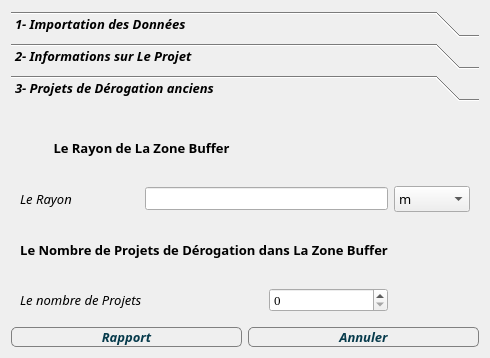
<?xml version="1.0" encoding="UTF-8"?>
<ui version="4.0">
 <class>DerogationDialogBase</class>
 <widget class="QDialog" name="DerogationDialogBase">
  <property name="geometry">
   <rect>
    <x>0</x>
    <y>0</y>
    <width>490</width>
    <height>358</height>
   </rect>
  </property>
  <property name="font">
   <font>
    <family>Niagara Engraved</family>
   </font>
  </property>
  <property name="windowTitle">
   <string>Dérogation Urbanistique</string>
  </property>
  <property name="styleSheet">
   <string notr="true"/>
  </property>
  <layout class="QGridLayout" name="gridLayout">
   <item row="0" column="0" colspan="2">
    <widget class="QToolBox" name="toolBox">
     <property name="font">
      <font>
       <family>Sitka Heading</family>
       <pointsize>10</pointsize>
       <weight>75</weight>
       <italic>true</italic>
       <bold>true</bold>
      </font>
     </property>
     <property name="cursor">
      <cursorShape>ArrowCursor</cursorShape>
     </property>
     <property name="styleSheet">
      <string notr="true"/>
     </property>
     <property name="currentIndex">
      <number>2</number>
     </property>
     <property name="Rayon Zone Buffer" stdset="0">
      <string/>
     </property>
     <widget class="QWidget" name="page_7">
      <property name="geometry">
       <rect>
        <x>0</x>
        <y>0</y>
        <width>472</width>
        <height>214</height>
       </rect>
      </property>
      <attribute name="label">
       <string>1- Importation des Données</string>
      </attribute>
      <layout class="QGridLayout" name="gridLayout_2">
       <item row="0" column="0">
        <widget class="QLabel" name="label_7">
         <property name="font">
          <font>
           <family>Sitka Heading</family>
           <pointsize>10</pointsize>
           <weight>75</weight>
           <italic>true</italic>
           <bold>true</bold>
          </font>
         </property>
         <property name="text">
          <string>Couche du Domaine Privée de l'Etat</string>
         </property>
        </widget>
       </item>
       <item row="0" column="1">
        <widget class="QComboBox" name="EtatCB"/>
       </item>
       <item row="1" column="0">
        <widget class="QLabel" name="label_9">
         <property name="font">
          <font>
           <family>Sitka Heading</family>
           <pointsize>10</pointsize>
           <weight>75</weight>
           <italic>true</italic>
           <bold>true</bold>
          </font>
         </property>
         <property name="text">
          <string>Couche des Zones Vertes</string>
         </property>
        </widget>
       </item>
       <item row="1" column="1">
        <widget class="QComboBox" name="VerteCB"/>
       </item>
       <item row="2" column="0">
        <widget class="QLabel" name="label_12">
         <property name="font">
          <font>
           <family>Sitka Heading</family>
           <pointsize>10</pointsize>
           <weight>75</weight>
           <italic>true</italic>
           <bold>true</bold>
          </font>
         </property>
         <property name="text">
          <string>Couche des Projets de dérogation</string>
         </property>
        </widget>
       </item>
       <item row="2" column="1">
        <widget class="QComboBox" name="ProjetsCB"/>
       </item>
      </layout>
     </widget>
     <widget class="QWidget" name="page_3">
      <property name="geometry">
       <rect>
        <x>0</x>
        <y>0</y>
        <width>472</width>
        <height>214</height>
       </rect>
      </property>
      <attribute name="label">
       <string>2- Informations sur Le Projet</string>
      </attribute>
      <layout class="QGridLayout" name="gridLayout_3">
       <item row="0" column="0">
        <widget class="QLabel" name="label_4">
         <property name="font">
          <font>
           <family>Sitka Heading</family>
           <pointsize>10</pointsize>
           <weight>75</weight>
           <italic>false</italic>
           <bold>true</bold>
          </font>
         </property>
         <property name="styleSheet">
          <string notr="true">QLabel {
	background-color: rgb(240, 240, 240);
}</string>
         </property>
         <property name="text">
          <string>&lt;html&gt;&lt;head/&gt;&lt;body&gt;&lt;p align=&quot;center&quot;&gt;L'emplacement du projet&lt;/p&gt;&lt;/body&gt;&lt;/html&gt;</string>
         </property>
        </widget>
       </item>
       <item row="1" column="0">
        <widget class="QRadioButton" name="ExternInsertion">
         <property name="minimumSize">
          <size>
           <width>151</width>
           <height>21</height>
          </size>
         </property>
         <property name="font">
          <font>
           <family>Sitka Heading</family>
           <pointsize>10</pointsize>
           <weight>50</weight>
           <italic>true</italic>
           <bold>false</bold>
          </font>
         </property>
         <property name="text">
          <string>Insertion de l'exétrieur de QGIS</string>
         </property>
        </widget>
       </item>
       <item row="1" column="1">
        <widget class="QgsFileWidget" name="ExternalRes"/>
       </item>
       <item row="2" column="1">
        <widget class="QPushButton" name="pushButton_2">
         <property name="font">
          <font>
           <family>Sitka Heading</family>
           <pointsize>10</pointsize>
           <weight>50</weight>
           <italic>true</italic>
           <bold>false</bold>
          </font>
         </property>
         <property name="text">
          <string>visualiser</string>
         </property>
        </widget>
       </item>
       <item row="3" column="0">
        <widget class="QRadioButton" name="QGISInsertion">
         <property name="minimumSize">
          <size>
           <width>121</width>
           <height>21</height>
          </size>
         </property>
         <property name="font">
          <font>
           <family>Sitka Heading</family>
           <pointsize>10</pointsize>
           <weight>50</weight>
           <italic>true</italic>
           <bold>false</bold>
          </font>
         </property>
         <property name="text">
          <string>Insertion de QGIS</string>
         </property>
        </widget>
       </item>
       <item row="3" column="1">
        <widget class="QComboBox" name="comboBox"/>
       </item>
      </layout>
     </widget>
     <widget class="QWidget" name="page_5">
      <property name="geometry">
       <rect>
        <x>0</x>
        <y>0</y>
        <width>472</width>
        <height>214</height>
       </rect>
      </property>
      <attribute name="label">
       <string>3- Projets de Dérogation anciens</string>
      </attribute>
      <layout class="QGridLayout" name="gridLayout_4">
       <item row="0" column="0" colspan="2">
        <widget class="QLabel" name="label_5">
         <property name="font">
          <font>
           <family>Sitka Heading</family>
           <pointsize>10</pointsize>
           <weight>75</weight>
           <italic>false</italic>
           <bold>true</bold>
          </font>
         </property>
         <property name="text">
          <string>&lt;html&gt;&lt;head/&gt;&lt;body&gt;&lt;p align=&quot;center&quot;&gt;Le Rayon de La Zone Buffer&lt;/p&gt;&lt;/body&gt;&lt;/html&gt;</string>
         </property>
        </widget>
       </item>
       <item row="1" column="0">
        <widget class="QLabel" name="label_14">
         <property name="font">
          <font>
           <family>Sitka Heading</family>
           <pointsize>10</pointsize>
           <weight>50</weight>
           <italic>true</italic>
           <bold>false</bold>
          </font>
         </property>
         <property name="styleSheet">
          <string notr="true">border-color: rgb(240, 240, 240);</string>
         </property>
         <property name="text">
          <string>Le Rayon</string>
         </property>
        </widget>
       </item>
       <item row="1" column="1" colspan="2">
        <widget class="QLineEdit" name="ZBuffer">
         <property name="font">
          <font>
           <family>Times New Roman</family>
           <pointsize>10</pointsize>
           <weight>50</weight>
           <italic>false</italic>
           <bold>false</bold>
          </font>
         </property>
         <property name="text">
          <string/>
         </property>
        </widget>
       </item>
       <item row="1" column="3">
        <widget class="QComboBox" name="UnitB">
         <property name="font">
          <font>
           <family>Sitka Heading</family>
           <pointsize>10</pointsize>
           <weight>50</weight>
           <italic>false</italic>
           <bold>false</bold>
          </font>
         </property>
         <item>
          <property name="text">
           <string>m</string>
          </property>
         </item>
         <item>
          <property name="text">
           <string>km</string>
          </property>
         </item>
         <item>
          <property name="text">
           <string>deg</string>
          </property>
         </item>
        </widget>
       </item>
       <item row="2" column="0" colspan="3">
        <widget class="QLabel" name="label_6">
         <property name="font">
          <font>
           <family>Sitka Heading</family>
           <pointsize>10</pointsize>
           <weight>75</weight>
           <italic>false</italic>
           <bold>true</bold>
          </font>
         </property>
         <property name="text">
          <string>&lt;html&gt;&lt;head/&gt;&lt;body&gt;&lt;p align=&quot;center&quot;&gt;Le Nombre de Projets de Dérogation dans La Zone Buffer&lt;/p&gt;&lt;/body&gt;&lt;/html&gt;</string>
         </property>
        </widget>
       </item>
       <item row="3" column="0" colspan="2">
        <widget class="QLabel" name="label_15">
         <property name="font">
          <font>
           <family>Sitka Heading</family>
           <pointsize>10</pointsize>
           <weight>50</weight>
           <italic>true</italic>
           <bold>false</bold>
          </font>
         </property>
         <property name="styleSheet">
          <string notr="true">border-color: rgb(240, 240, 240);</string>
         </property>
         <property name="text">
          <string>Le nombre de Projets</string>
         </property>
        </widget>
       </item>
       <item row="3" column="2">
        <widget class="QSpinBox" name="ProjectsSpin">
         <property name="font">
          <font>
           <family>Times New Roman</family>
           <pointsize>10</pointsize>
           <weight>50</weight>
           <italic>false</italic>
           <bold>false</bold>
          </font>
         </property>
        </widget>
       </item>
      </layout>
     </widget>
    </widget>
   </item>
   <item row="1" column="0">
    <widget class="QPushButton" name="SearchBtn">
     <property name="font">
      <font>
       <family>Sitka Heading</family>
       <pointsize>10</pointsize>
       <weight>75</weight>
       <italic>true</italic>
       <bold>true</bold>
      </font>
     </property>
     <property name="styleSheet">
      <string notr="true">QPushButton{
	color: rgb(7, 59, 76);
	border-radius: 5px;
	border: 0.5px solid grey;
}

QPushButton:hover {
	background-color: rgb(239, 71, 111);
	color: white;
	border-color:  rgb(239, 71, 111);
}</string>
     </property>
     <property name="text">
      <string>Rapport</string>
     </property>
    </widget>
   </item>
   <item row="1" column="1">
    <widget class="QPushButton" name="pushButton">
     <property name="font">
      <font>
       <family>Sitka Heading</family>
       <pointsize>10</pointsize>
       <weight>75</weight>
       <italic>true</italic>
       <bold>true</bold>
      </font>
     </property>
     <property name="styleSheet">
      <string notr="true">QPushButton{
	color: rgb(7, 59, 76);
	border-radius: 5px;
	border: 0.5px solid grey;
}

QPushButton:hover {
	background-color: rgb(6, 214, 160);
	color:white;
	border-color: rgb(6, 214, 160);; 
}</string>
     </property>
     <property name="text">
      <string>Annuler</string>
     </property>
    </widget>
   </item>
  </layout>
 </widget>
 <customwidgets>
  <customwidget>
   <class>QgsFileWidget</class>
   <extends>QWidget</extends>
   <header>qgsfilewidget.h</header>
  </customwidget>
 </customwidgets>
 <resources/>
 <connections/>
</ui>
